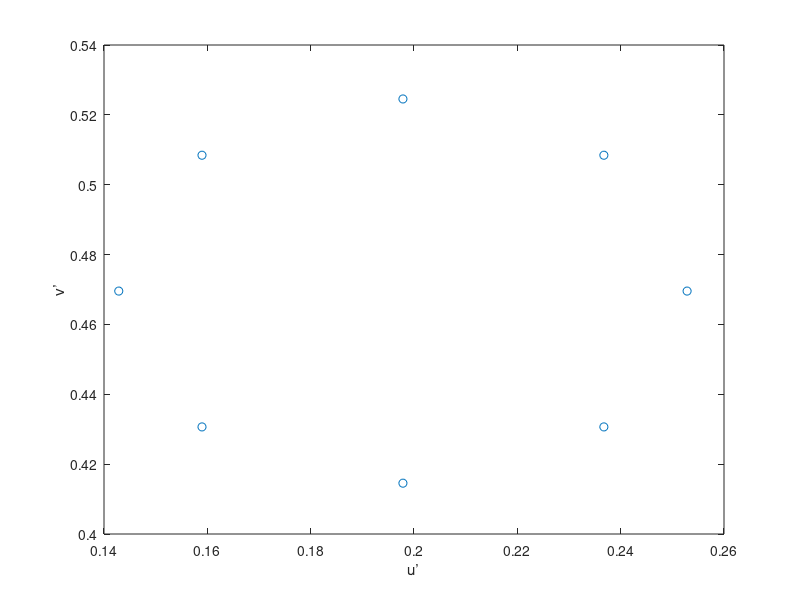

MATLAB code to generate this figure: (Note: this script raises an error after producing the figure.)
white_x=0.31382;
white_y=0.331;%D65 CIE 1964 10°測色標準観察者　
white_u_prime=(4*white_x)/(-2*white_x+12*white_y+3);
white_v_prime=(9*white_y)/(-2*white_x+12*white_y+3);
u_v_prime=zeros([2 8]);
separator='';
distance=0.055;
for i=1:8
    u_v_prime(1,i)=white_u_prime+distance*cos(i*pi/4);
    u_v_prime(2,i)=white_v_prime+distance*sin(i*pi/4);
end
x=zeros([1 8]);
y=zeros([1 8]);
for i=1:8
    x(i)=u_v_prime(1,i);
    y(i)=u_v_prime(2,i);
end
plot(x,y,'o')
xlabel('u’');
ylabel('v’');
for i=1:7
    name=strjoin(["  ",num2str(i*45),"deg"],separator);
    text(x(i),y(i),name)
end
text(x(8),y(8),'0deg');